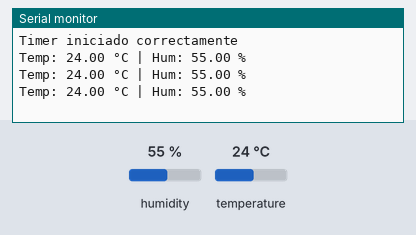
A program run on a simulated ESP32. Shown: the last lines printed to the serial monitor. The inputs (shaded band) are chosen by the test bench; at power-on: humidity 55 %, temperature 24 °C.

Above: at 6.8 s.
6.9 s: humidity set to 22 %
At 10.6 s:
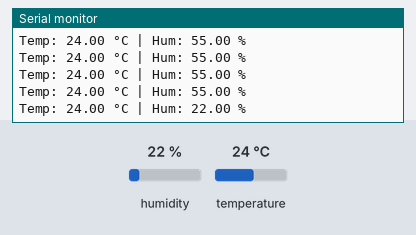
12.3 s: temperature set to 12 °C
At 14.9 s:
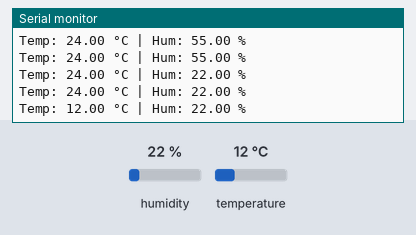
17.7 s: humidity set to 40 %
At 19.1 s:
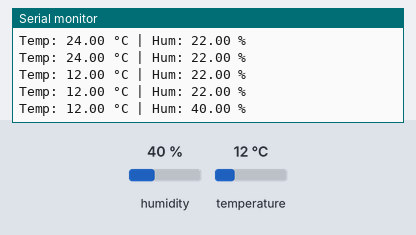
Timing chart, 0 to 20.7 s (numbered marks = the images above; inputs shaded):
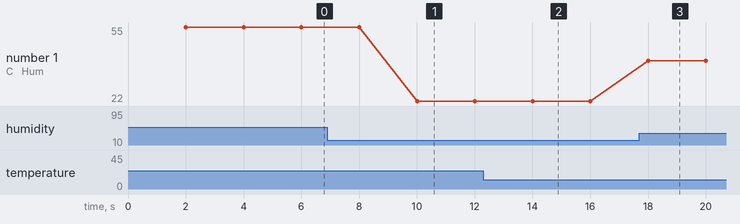

The program:

main.cpp
```cpp
#include <Arduino.h>
#include <DHT.h>

const uint8_t DHT_PIN  = 4;
const uint8_t DHT_TYPE = DHT22;

DHT dht{DHT_PIN, DHT_TYPE};

TimerHandle_t xSensorTimer;

// Callback del timer
void vSensorTimerCallback(TimerHandle_t xTimer) {
  float temperature = dht.readTemperature();
  float humidity    = dht.readHumidity();

  if (!isnan(temperature) && !isnan(humidity)) {
    Serial.printf("Temp: %.2f °C | Hum: %.2f %%\n", temperature, humidity);
  } else {
    Serial.println("Error leyendo DHT22");
  }
}

void setup() {
  Serial.begin(115200);
  dht.begin();

  // Crear timer periódico de 2000 ms (auto-reload activado)
  xSensorTimer = xTimerCreate("SensorTimer",        // Nombre
                              pdMS_TO_TICKS(2000),  // Período
                              pdTRUE,               // Auto-reload
                              nullptr,              // ID opcional
                              vSensorTimerCallback  // Función a ejecutar
  );

  if (xSensorTimer != nullptr) {
    xTimerStart(xSensorTimer, 0);  // Inicia el timer
    Serial.println("Timer iniciado correctamente");
  } else {
    Serial.println("Error creando timer");
  }
}

void loop() {
}
```

Measured:
- after the input at 6.9 s, the serial monitor: prints a new line after 3.1 s (image 1)
- after the input at 12.3 s, the serial monitor: prints a new line after 1.7 s (image 2)
- after the input at 17.7 s, the serial monitor: prints a new line after 0.31 s (image 3)
- plotted number 1: 55 → 22 after the input at 6.9 s, 22 → 40 after the input at 17.7 s
